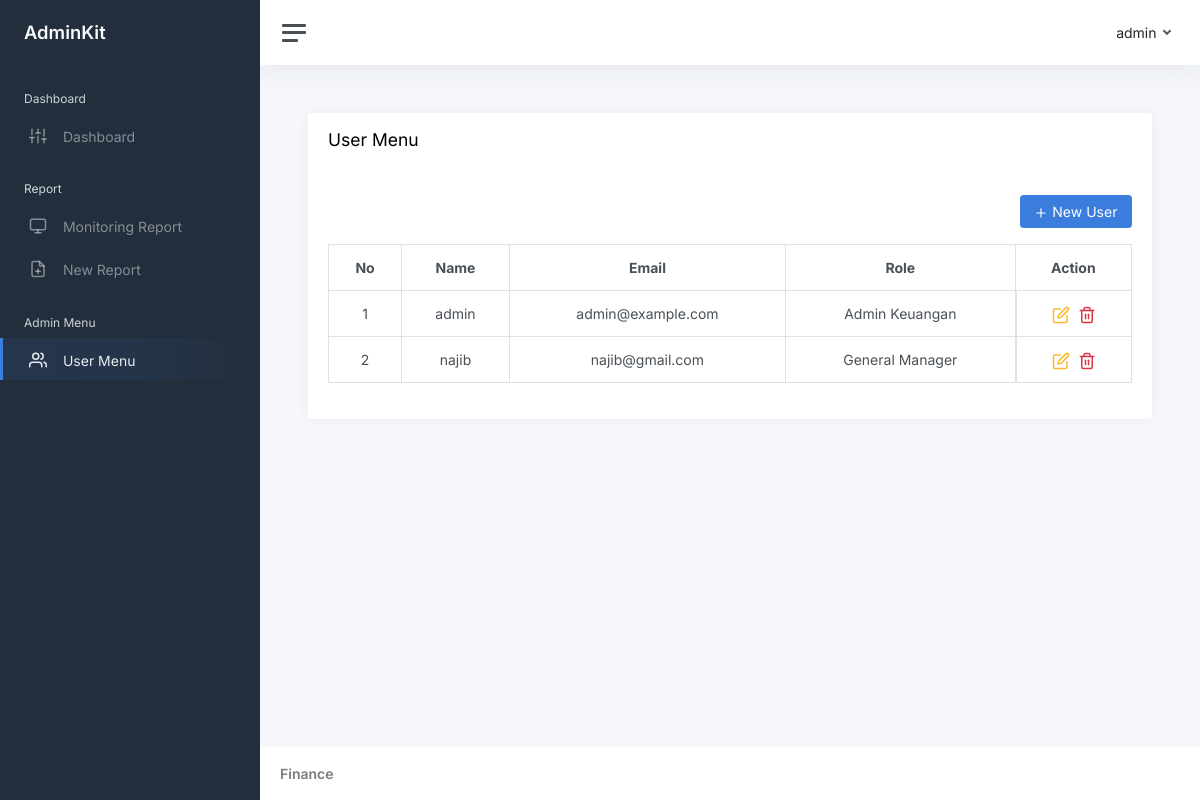
Screenshot of /user-menu.php (signed in) with the database file from the repository.
### tables this page shows
CREATE TABLE IF NOT EXISTS `users` (
  `id` int NOT NULL AUTO_INCREMENT,
  `name` varchar(256) NOT NULL,
  `email` varchar(256) NOT NULL,
  `password` varchar(256) NOT NULL,
  `role_id` int NOT NULL,
  `created_at` datetime NOT NULL,
  `updated_at` datetime NOT NULL,
  PRIMARY KEY (`id`),
  UNIQUE KEY `email` (`email`),
  KEY `role_id` (`role_id`),
  CONSTRAINT `FK_users_roles` FOREIGN KEY (`role_id`) REFERENCES `roles` (`id`) ON DELETE CASCADE
);

CREATE TABLE IF NOT EXISTS `roles` (
  `id` int NOT NULL AUTO_INCREMENT,
  `name` varchar(256) NOT NULL,
  `created_at` datetime NOT NULL,
  `updated_at` datetime NOT NULL,
  PRIMARY KEY (`id`)
);

### middleware/auth.php (called while the page is built, shortened)
<?php
$auth = (object) $_SESSION['auth'];

### user-menu.php (the view, shortened to what this page needs)
<?php
include './config/database.php';
include './middleware/auth.php';
$title = 'User Menu';
$query = "SELECT a.id AS id, a.name AS user_name, email, role_id, b.name AS role_name FROM users AS a LEFT JOIN roles AS b ON a.role_id = b.id";
$data = mysqli_query($db, $query);
$i = 1;
?>
<div class="card">
    <div class="card-header">
        <h4>User Menu</h4>
    </div>
    <div class="card-body">
        <div class="d-flex justify-content-between">
            <div class="d-flex align-items-end">
                <button type="button" class="btn btn-primary mb-3" data-bs-toggle="modal" data-bs-target="#add">
                    <i class="align-middle" data-feather="plus"></i> New User
                </button>
            </div>
        </div>
        <div class="table-responsive">
            <table class="table table-bordered table-hover" id="usersTable" class="display">
                <thead>
                    <tr>
                        <th class="text-center">No</th>
                        <th class="text-center">Name</th>
                        <th class="text-center">Email</th>
                        <th class="text-center">Role</th>
                        <th class="text-center">Action</th>
                    </tr>
                </thead>
                <tbody>
                    <?php while ($row = mysqli_fetch_object($data)) : ?>
                        <tr>
                            <td class="text-center"><?= $i++; ?></td>
                            <td class="text-center"><?= $row->user_name; ?></td>
                            <td class="text-center"><?= $row->email; ?></td>
                            <td class="text-center"><?= $row->role_name; ?></td>
                            <td class="d-flex justify-content-center gap-2">
                                <a href="#" id="edit" class="text-warning" data-bs-toggle-2="tooltip" data-bs-placement="top" data-bs-title="Edit" data-bs-toggle="modal" data-bs-target="#edit<?= $row->id ?>"><i class="align-middle" data-feather="edit"></i></a>
                                <a href="#" id="destroy" class="text-danger" data-bs-toggle-2="tooltip" data-bs-placement="top" data-bs-title="Delete" data-bs-toggle="modal" data-bs-target="#delete<?= $row->id ?>"><i class="align-middle" data-feather="trash-2"></i></a>
                            </td>
                        </tr>
                    <?php endwhile; ?>
                </tbody>
            </table>
        </div>
    </div>
</div>
<?php
$content = ob_get_clean();
?>
<link href="https://cdn.datatables.net/v/bs5/jq-3.7.0/dt-2.3.2/datatables.min.css" rel="stylesheet">
<?php
$css = ob_get_clean();
?>
<?php
include "./template.php";
?>

### template.php (shortened to what this page needs)
<!DOCTYPE html>
<html lang="en">
<head>
    <link href="https://cdn.jsdelivr.net/npm/bootstrap@5.3.7/dist/css/bootstrap.min.css" rel="stylesheet">
    <?= $css ?? '' ?>
    <link href="./public/css/app.css" rel="stylesheet">
</head>
<body>
    <div class="wrapper">
        <nav id="sidebar" class="sidebar js-sidebar">
            <div class="sidebar-content js-simplebar">
                <a class="sidebar-brand" href="index.html">
                    <span class="align-middle">AdminKit</span>
                </a>
                <ul class="sidebar-nav">
                    <li class="sidebar-header">
                        Dashboard
                    </li>
                    <li class="sidebar-item <?= $title == 'Dashboard' ? 'active' : '' ?>">
                        <a class="sidebar-link" href="dashboard.php">
                            <i class="align-middle" data-feather="sliders"></i> <span class="align-middle">Dashboard</span>
                        </a>
                    </li>
                    <li class="sidebar-header">
                        Report
                    </li>
                    <li class="sidebar-item <?= $title == 'Monitoring Report' ? 'active' : '' ?>">
                        <a class="sidebar-link" href="monitoring-report.php">
                            <i class="align-middle" data-feather="monitor"></i> <span class="align-middle">Monitoring Report</span>
                        </a>
                    </li>
                    <?php if ($auth->role_id == 1) : ?>
                        <li class="sidebar-item <?= $title == 'New Report' ? 'active' : '' ?>">
                            <a class="sidebar-link" href="new-report.php">
                                <i class="align-middle" data-feather="file-plus"></i> <span class="align-middle">New Report</span>
                            </a>
                        </li>
                    <?php endif; ?>
                    <?php if ($auth->role_id == 1) : ?>
                        <li class="sidebar-header">
                            Admin Menu
                        </li>
                        <li class="sidebar-item <?= $title == 'User Menu' ? 'active' : '' ?>">
                            <a class="sidebar-link" href="user-menu.php">
                                <i class="align-middle" data-feather="users"></i> <span class="align-middle">User Menu</span>
                            </a>
                        </li>
                    <?php endif; ?>
                </ul>
            </div>
        </nav>
        <div class="main">
            <nav class="navbar navbar-expand navbar-light navbar-bg">
                <a class="sidebar-toggle js-sidebar-toggle">
                    <i class="hamburger align-self-center"></i>
                </a>
                <div class="navbar-collapse collapse">
                    <ul class="navbar-nav navbar-align">
                        <li class="nav-item dropdown">
                            <a class="nav-link dropdown-toggle d-none d-sm-inline-block" href="#" data-bs-toggle="dropdown">
                                <span class="text-dark"><?= $auth->name ?></span>
                            </a>
                        </li>
                    </ul>
                </div>
            </nav>
            <main class="content">
                <div class="container-fluid p-0">
                    <?= $content; ?>
                </div>
            </main>
            <footer class="footer">
                <div class="container-fluid">
                    <div class="row text-muted">
                        <div class="col-6 text-start">
                            <p class="mb-0 text-muted">
                                <b>Finance</b>
                            </p>
                        </div>
                    </div>
                </div>
            </footer>
        </div>
    </div>
</body>
</html>

### rows the page displays
users: name "admin", email "admin@example.com", role.name "Admin Keuangan"
users: name "najib", email "najib@gmail.com", role.name "General Manager"
